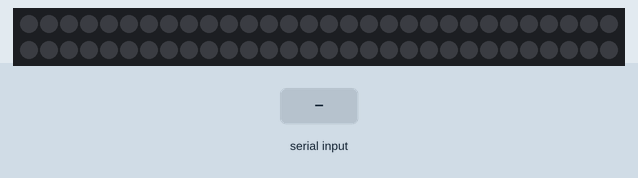
Bench run of a sketch on a simulated Arduino Uno, built with avr-gcc and run on an emulated ATmega328P. Shown: 60 RGB LEDs in strip order, left to right, continuing on the next row. The test bench sets the inputs (shaded band).

Above: at 1.2 s.
1.3 s: "90 45\n" received over Serial
At 2.5 s:
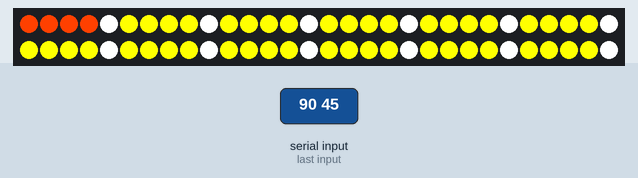
2.8 s: byte 32 (' ') received over Serial
4.3 s: "30 150\n" received over Serial
Timing chart, 0 to 7.3 s (numbered marks = the images above; inputs shaded):
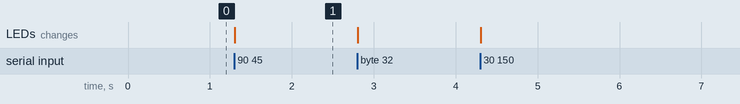

The sketch:

weather.ino
```cpp
#include <PololuLedStrip.h>

#define LED_COUNT 60

PololuLedStrip<12> ledStrip;
rgb_color colors[LED_COUNT];
String temp;
int temps[12];
int count = 0;

//sets up the initial arduino
void setup() {
    //open serial
    Serial.begin(115200);
    //initializes the temps array
    for (int i = 0; i < 12; i++) {
        temps[i] = 0;
    }
    while (!Serial);
}

void setTemps() {
    //all temperatures already received
    if (count >= 12)
        return;
    //wait for serial
    while (!Serial.available()) {}
    while (Serial.available()) {
        char c = Serial.read();
        //spaces separate out the temperatures
        if (c == ' ') {
            if (temp.length() != 0) {
                //converts serial reads to ints
                double t = (double)temp.toInt();
                //scales and stores temperatures
                t = t / 120.0 * 255.0;
                if (t > 255.0)
                    t = 255.0;
                temps[count] = (int)t;
                count++;
            }
            temp = "";
            continue;
        }
        temp += c;
    }
}

void loop() {
    //fill in the temps array
    setTemps();
    //convert from temperatures to colors for the LEDs
    for (int i = 0; i < 12; i++) {
        colors[5*i+0] = (rgb_color){255, 255-temps[i], 0};
        colors[5*i+1] = (rgb_color){255, 255-temps[i], 0};
        colors[5*i+2] = (rgb_color){255, 255-temps[i], 0};
        colors[5*i+3] = (rgb_color){255, 255-temps[i], 0};
        colors[5*i+4] = (rgb_color){255, 255, 255};
    }
    //write out colors to the LEDs
    ledStrip.write(colors, LED_COUNT);
    //debugging purposes
    /*Serial.print("Showing color: ");
    Serial.print(colors[0].red);
    Serial.print(",");
    Serial.print(colors[0].green);
    Serial.print(",");
    Serial.println(colors[0].blue);*/
}
```

Measured:
- after the input at 1.3 s, the LEDs: first change at once (image 1 shows a later state)
